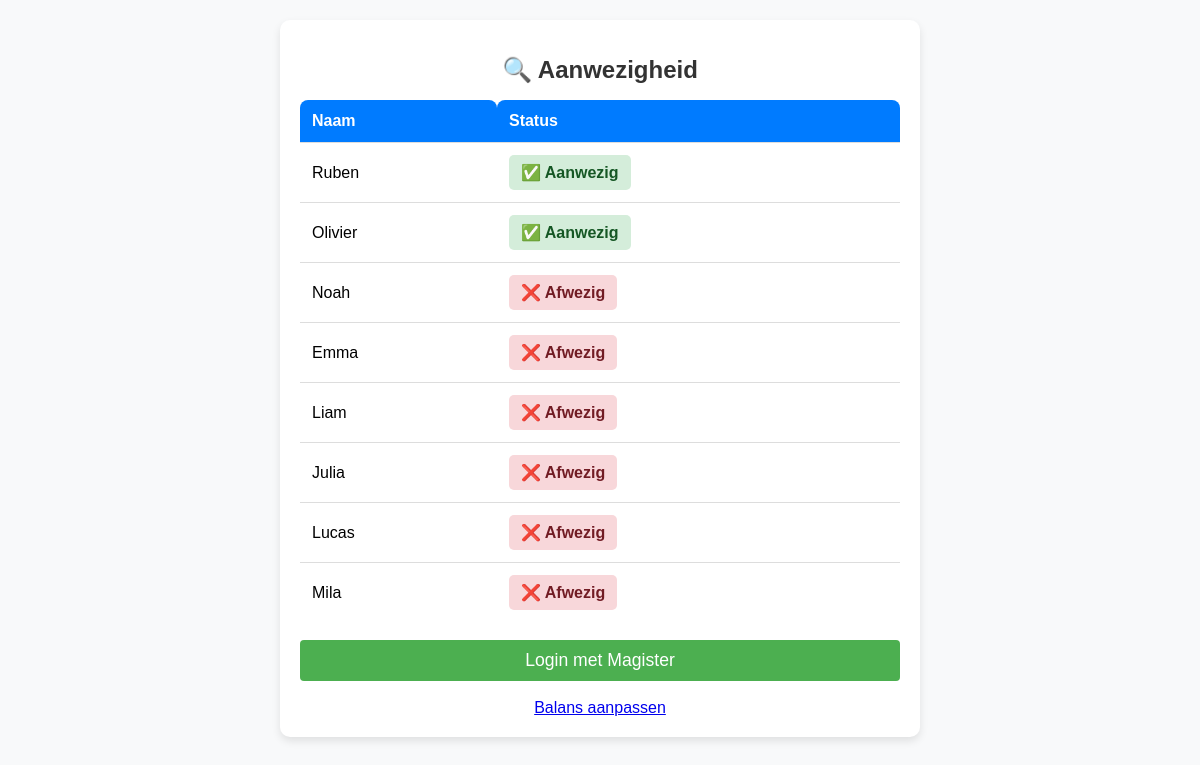
The page / on the database its author committed.
### core/models.py (models this page shows, shortened)
class NFCTag(models.Model):
    uid = models.CharField(max_length=255, unique=True)
    name = models.CharField(max_length=255, default="Onbekend")
    balance = models.DecimalField(max_digits=10, decimal_places=2, default=10.00)
    scanned_at = models.DateTimeField(auto_now_add=True)
    aanwezig = models.BooleanField(default=False)  # Nieuw veld

### core/views.py (the view)
# urls.py: path('', home, name='home'),
def home(request):
    tags = NFCTag.objects.all()
    return render(request, 'core/home.html', {'tags': tags})

### core/templates/core/home.html (shortened to what this page needs)
<!DOCTYPE html>
<html lang="nl">
<head>
</head>
<body>
    <div class="container">
        <h1>🔍 Aanwezigheid</h1>
        <table>
            <tr>
                <th>Naam</th>
                <th>Status</th>
            </tr>
            {% for tag in tags %}
            <tr>
                <td>{{ tag.name }}</td>
                <td>
                    <span class="status {% if tag.aanwezig %}status-aanwezig{% else %}status-afwezig{% endif %}">
                        {% if tag.aanwezig %}✅ Aanwezig{% else %}❌ Afwezig{% endif %}
                    </span>
                </td>
            </tr>
            {% endfor %}
        </table>
        <br>
        <form action="https://hetstreek.magister.net">
            <button type="submit">Login met Magister</button>
        </form>
        <br>
        <a href="/adjust-balance" class="nav-button" target="_blank">Balans aanpassen</a>
    </div>
</body>
</html>

### core/templates/core/home.html (style rules this page uses)
button { background-color: #4CAF50; color: white; padding: 10px 20px; border: none; border-radius: 4px; font-size: 1.1em; cursor: pointer; width: 100%; }
body { font-family: Arial, sans-serif; background-color: #f8f9fa; text-align: center; margin: 0; padding: 20px; }
.container { max-width: 600px; margin: auto; background: white; padding: 20px; border-radius: 10px; box-shadow: 0 4px 8px rgba(0, 0, 0, 0.1); }
h1 { color: #333; font-size: 24px; }
table { width: 100%; border-collapse: collapse; margin-top: 15px; }
th, td { padding: 12px; border-bottom: 1px solid #ddd; text-align: left; }
th { background-color: #007bff; color: white; border-top-left-radius: 8px; border-top-right-radius: 8px; }
tr:last-child td { border-bottom: none; }
.status { padding: 8px 12px; border-radius: 5px; font-weight: bold; display: inline-block; }
.status-aanwezig { background-color: #d4edda; color: #155724; }
.status-afwezig { background-color: #f8d7da; color: #721c24; }

### rows shown on the page
NFCTag: name "Ruben", aanwezig "✅ Aanwezig"
NFCTag: name "Olivier", aanwezig "✅ Aanwezig"
NFCTag: name "Noah", aanwezig "❌ Afwezig"
NFCTag: name "Emma", aanwezig "❌ Afwezig"
NFCTag: name "Liam", aanwezig "❌ Afwezig"
NFCTag: name "Julia", aanwezig "❌ Afwezig"
NFCTag: name "Lucas", aanwezig "❌ Afwezig"
NFCTag: name "Mila", aanwezig "❌ Afwezig"
